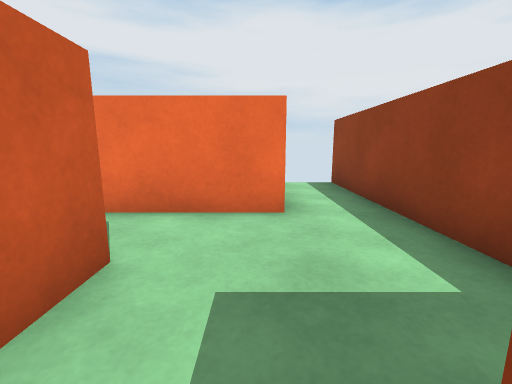
View 1 (above)

17 first-person views from a walk through a scene from a Unity 3-D project. The camera is 0.58 m above the floor, tilts 10° down and sees 90° across. The floor is counted in squares, 0.5 m on a side. Each view is taken from the middle of a square. On the plan, view 1 faces up. The plan holds only what a view shows up to about 12 squares ahead; the rest is blank.

View 2
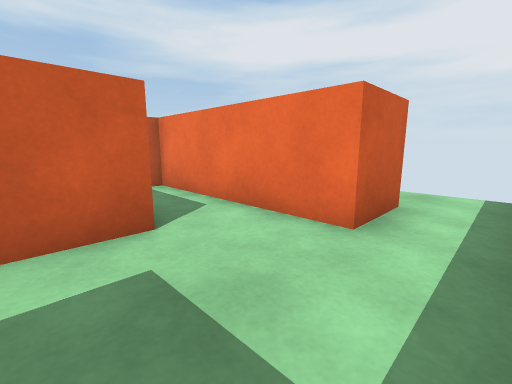

View 3
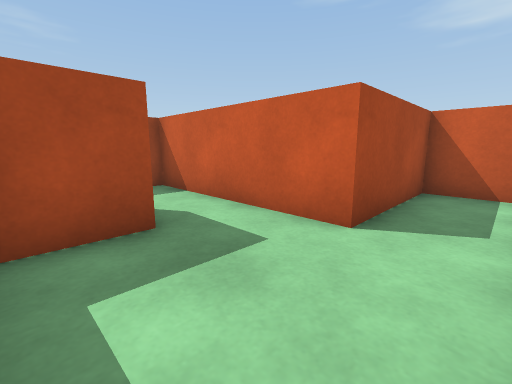

View 4
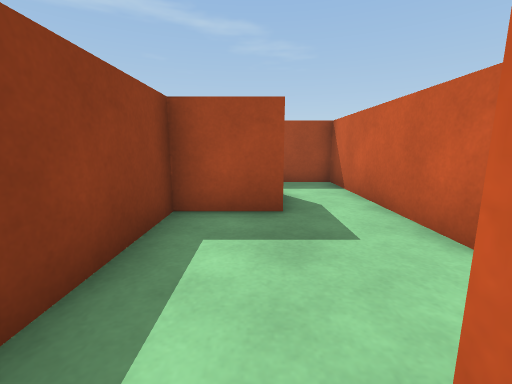

View 5
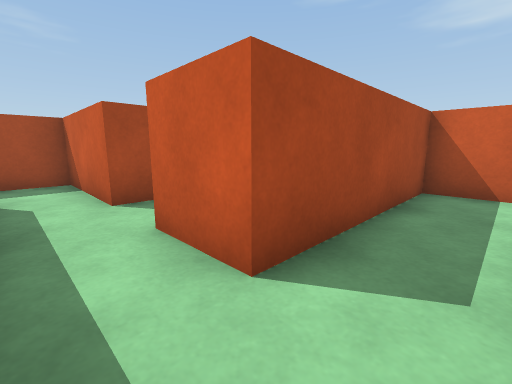

View 6
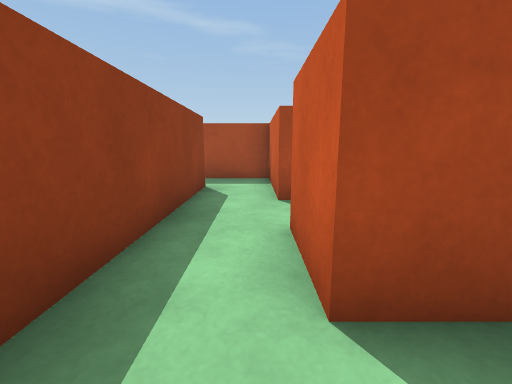

View 7
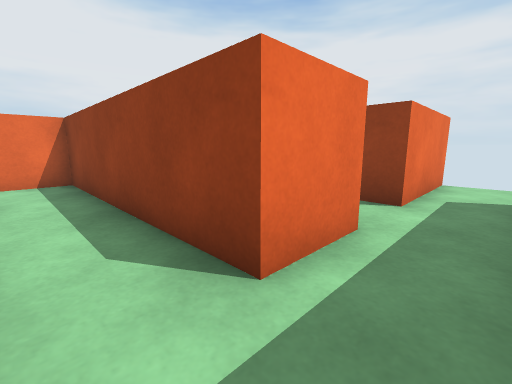

View 8
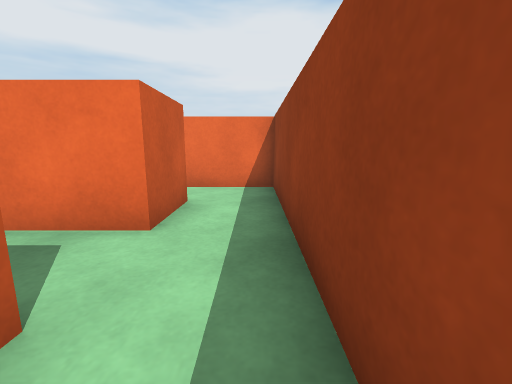

View 9
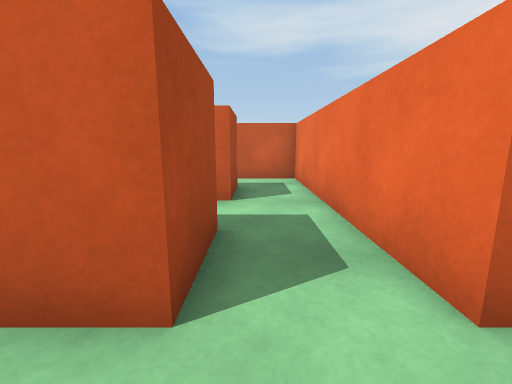

View 10
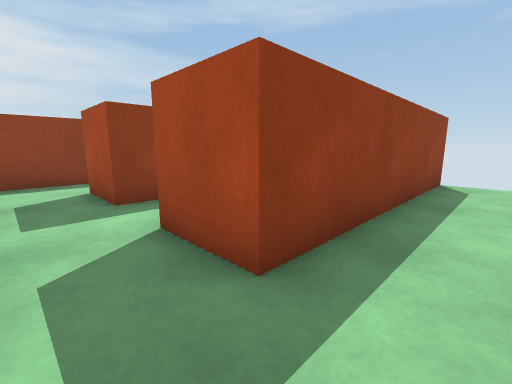

View 11
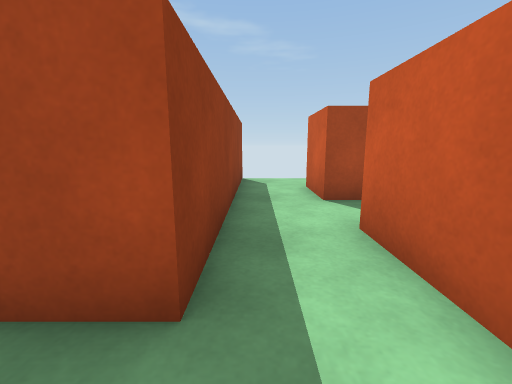

View 12
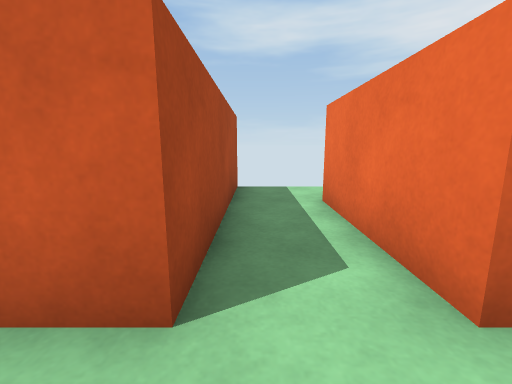

View 13
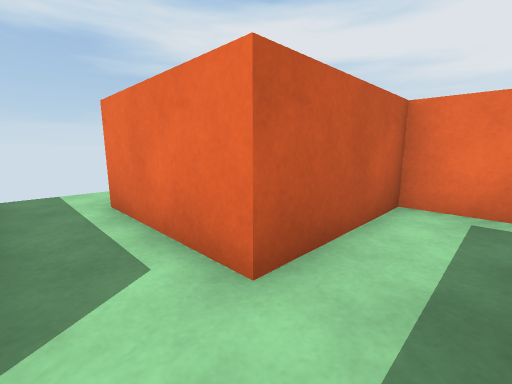

View 14
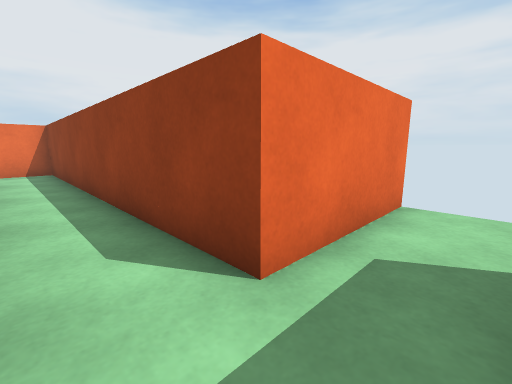

View 15
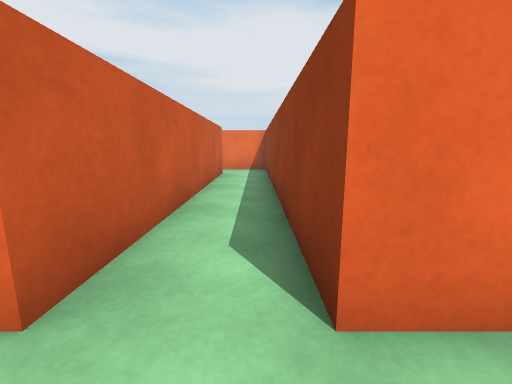

View 16
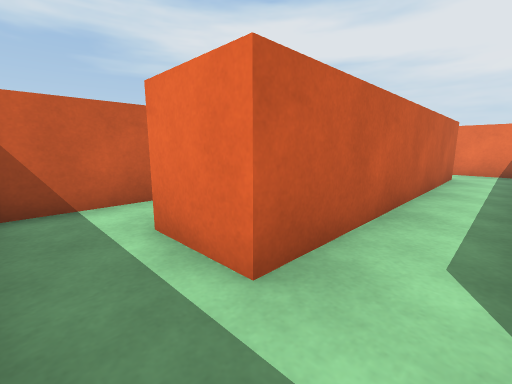

View 17
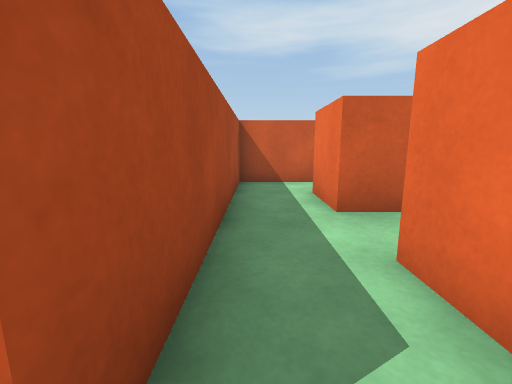

### Floor plan
Ten units are one square. View 1 is at (0, 0); x grows to the right and y downward. Boxes are objects, and circles mark ways between rooms. Rooms are numbered by the first view taken in them; rooms with no view inside come last. Other rooms are left out.
<svg viewBox="-100 -70 251 211">
<path fill="none" stroke="#000" d="M5 -5 25 -5 25 -65M5 -65 5 -45 -55 -45 -55 -25 -15 -25 -15 15M65 55 65 15 39 15M-15 15 -15 35 45 35 45 55M45 95 45 115 65 115M45 55 25 55M25 75 45 75 45 95M65 95 65 55M-15 95 -15 75 6 75M5 55 -35 55 -35 95M-35 95 -75 95M-15 134 -15 95M-95 115 -35 115 -35 136M124 95 105 95 105 -25 82 -25M65 115 126 115M85 -5 85 95 65 95M146 95 124 95"/>
<circle cx="-5" cy="5" r="3" fill="#2a7"/>
<circle cx="55" cy="45" r="3" fill="#2a7"/>
<circle cx="55" cy="85" r="3" fill="#2a7"/>
<circle cx="75" cy="105" r="3" fill="#2a7"/>
<circle cx="-25" cy="85" r="3" fill="#2a7"/>
<circle cx="115" cy="105" r="3" fill="#2a7"/>
<text x="-10" y="-30">1</text>
<text x="30" y="30">2</text>
<text x="50" y="100">3</text>
<text x="50" y="70">4</text>
<text x="-20" y="70">5</text>
<text x="-50" y="110">6</text>
<text x="90" y="60">7</text>
<text x="130" y="110">8</text>
</svg>
Room 1 opens to room 2. Room 2 opens to room 4. Room 3 opens to room 4. Room 3 opens to room 7. Room 5 opens to room 6. Room 7 opens to room 8.

Where each view was taken, in squares from view 1:
view 1: 0 up, 0 right, facing up
view 2: 1 up, 2 right, facing up-left
view 3: 4 up, 2 right, facing down-left
view 4: 5 up, 1 right, facing down
view 5: 2 down, 6 right, facing down-left
view 6: 2 down, 5 right, facing down
view 7: 11 down, 5 right, facing up-right
view 8: 9 down, 6 right, facing up
view 9: 7 down, 6 right, facing left
view 10: 6 down, 3 left, facing down-right
view 11: 6 down, 2 left, facing down
view 12: 11 down, 2 left, facing left
view 13: 11 down, 2 left, facing up-left
view 14: 11 down, 9 right, facing up-right
view 15: 11 down, 10 right, facing up
view 16: 11 down, 10 right, facing up-left
view 17: 11 down, 13 right, facing left
